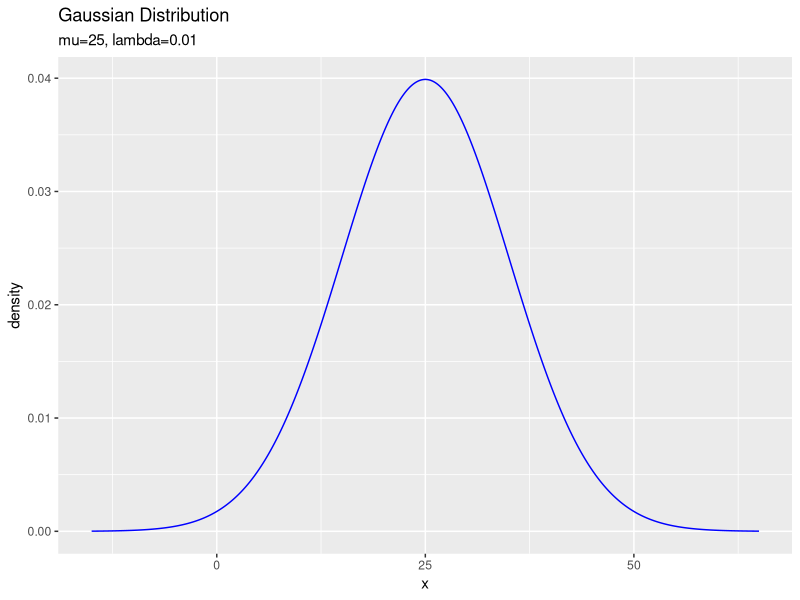
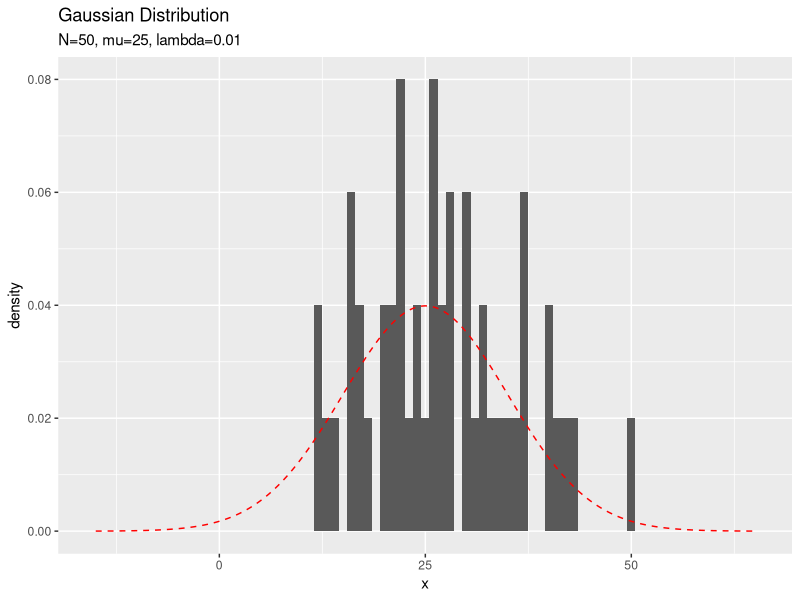
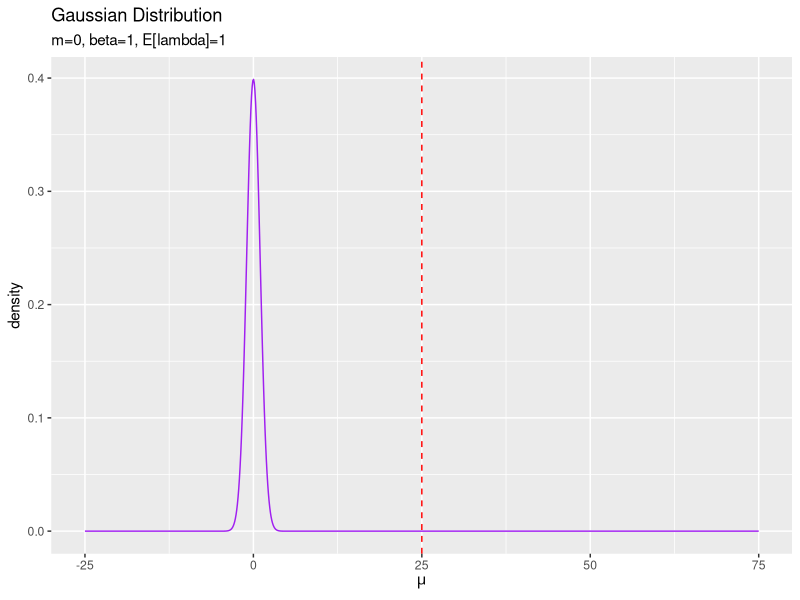
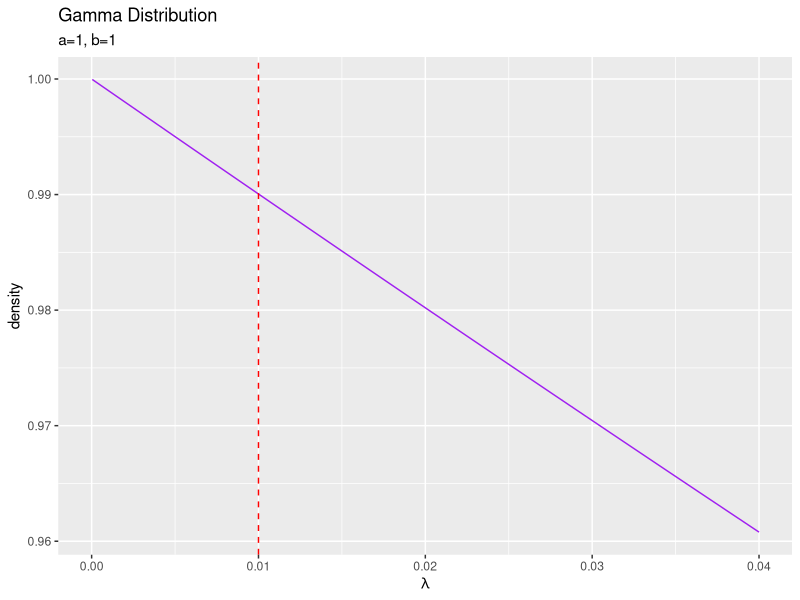
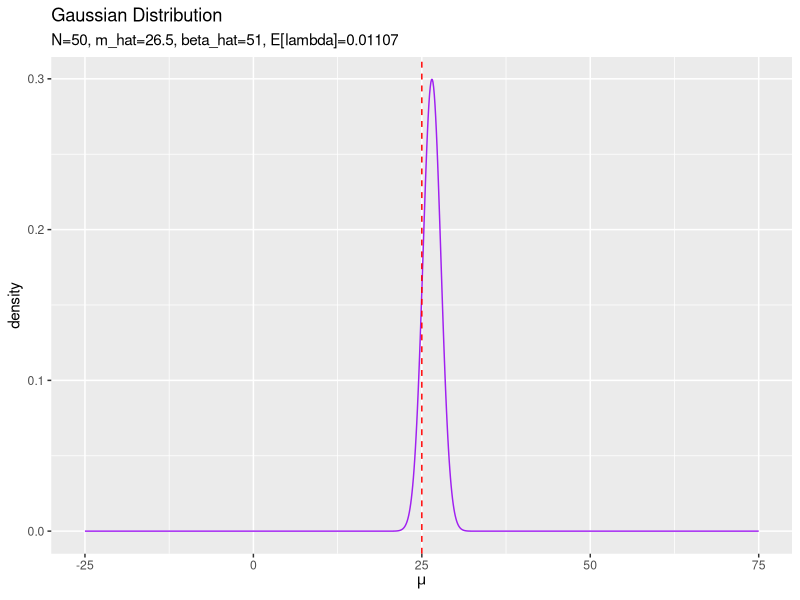
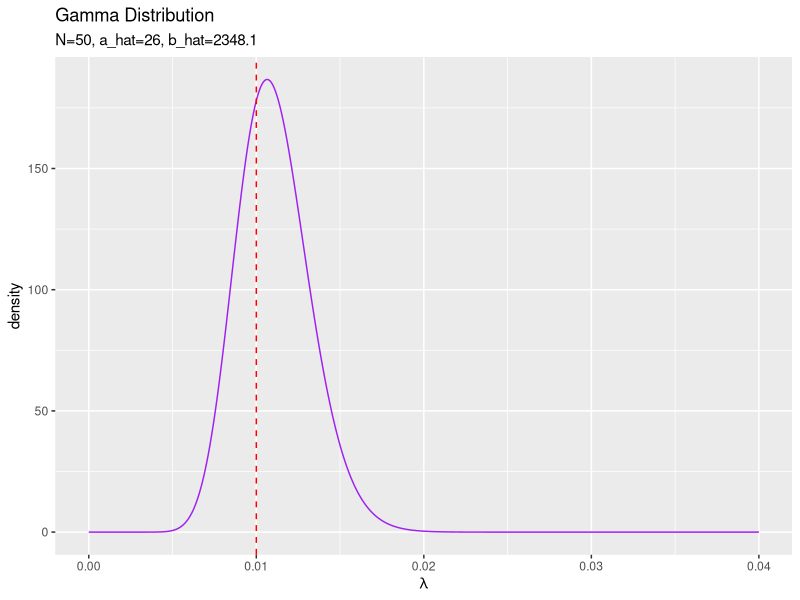
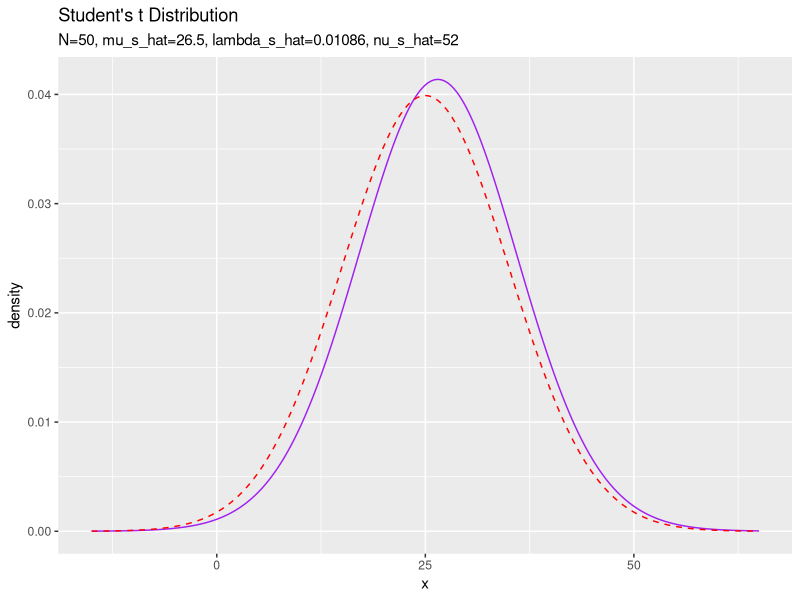

Generate these figures, in order, with R:

# 3.3.3 1次元ガウス分布の学習と予測：平均・精度が未知の場合 --------------------------------------------------------------

# 3.3.3で利用するパッケージ
library(tidyverse)


### 尤度(ガウス分布)の設定 -----

# 真の平均パラメータを指定
mu_truth <- 25

# 真の精度パラメータを指定
lambda_truth <- 0.01
sqrt(1 / lambda_truth) # 標準偏差


# 作図用のxの値を作成
x_vec <- seq(
  mu_truth - 4 * sqrt(1 / lambda_truth), 
  mu_truth + 4 * sqrt(1 / lambda_truth), 
  length.out = 1000
)

# 尤度を計算:式(2.64)
model_df <- tibble(
  x = x_vec, # x軸の値
  ln_C_N = - 0.5 * (log(2 * pi) - log(lambda_truth)), # 正規化項(対数)
  density = exp(ln_C_N - 0.5 * lambda_truth * (x - mu_truth)^2) # 確率密度
  #C_N = 1 / sqrt(2 * pi / lambda_truth), # 正規化項
  #density = C_N * exp(- 0.5 * lambda_truth * (x - mu_truth)^2) # 確率密度
  #density = dnorm(x = x, mean = mu_truth, sd = sqrt(1 / lambda_truth)) # 確率密度
)

# 尤度を作図
ggplot(model_df, aes(x = x, y = density)) + 
  geom_line(color = "blue") + # 尤度
  labs(title = "Gaussian Distribution", 
       subtitle = paste0("mu=", mu_truth, ", lambda=", lambda_truth))


### データの生成 -----

# (観測)データ数を指定
N <- 50

# ガウス分布に従うデータを生成
x_n <- rnorm(n = N, mean = mu_truth, sd = sqrt(1 / lambda_truth))

# 観測データを確認
summary(x_n)


# 観測データのデータフレームを作成
data_df <- tibble(x_n = x_n)

# 観測データのヒストグラムを作成
ggplot() + 
  #geom_histogram(data = data_df, aes(x = x_n), binwidth = 1) + # 観測データ:(度数)
  geom_histogram(data = data_df, aes(x = x_n, y = ..density..), binwidth = 1) + # 観測データ:(相対度数)
  geom_line(data = model_df, aes(x = x, y = density), 
            color = "red", linetype = "dashed") + # 真の分布
  labs(title = "Gaussian Distribution", 
       subtitle = paste0("N=", N, ", mu=", mu_truth, ", lambda=", lambda_truth), 
       x = "x")


### 事前分布(ガウス・ガンマ分布)の設定 -----

# muの事前分布のパラメータを指定
m <- 0
beta <- 1


# lambdaの事前分布のパラメータを指定
a <- 1
b <- 1


# lambdaの期待値を計算:式(2.59)
E_lambda <- a / b

# 作図用のmuの値を作成
mu_vec <- seq(mu_truth - 50, mu_truth + 50, length.out = 1000)

# muの事前分布を計算:式(2.64)
prior_mu_df <- tibble(
  mu = mu_vec, # x軸の値
  ln_C_N = - 0.5 * (log(2 * pi) - log(beta * E_lambda)), # 正規化項(対数)
  density = exp(ln_C_N - 0.5 * beta * E_lambda * (mu - m)^2) # 確率密度
  #density = dnorm(x = mu, mean = m, sd = sqrt(1 / beta / E_lambda)) # 確率密度
)

# muの事前分布を作図
ggplot(prior_mu_df, aes(x = mu, y = density)) + 
  geom_line(color = "purple") + # muの事前分布
  geom_vline(aes(xintercept = mu_truth), 
             color = "red", linetype = "dashed") + # 真の値
  labs(title = "Gaussian Distribution", 
       subtitle = paste0("m=", m, ", beta=", beta, ', E[lambda]=', E_lambda), 
       x = expression(mu))


# 作図用のlambdaの値を作成
lambda_vec <- seq(0, 4 * lambda_truth, length.out = 1000)

# lambdaの事前分布を計算:式(2.56)
prior_lambda_df <- tibble(
  lambda = lambda_vec, # x軸の値
  ln_C_Gam = a * log(b) - lgamma(a), # 正規化項(対数)
  density = exp(ln_C_Gam + (a - 1) * log(lambda) - b * lambda) # 確率密度
  #density = dgamma(x = lambda, shape = a, rate = b) # 確率密度
)

# lambdaの事前分布を作図
ggplot(prior_lambda_df, aes(x = lambda, y = density)) + 
  geom_line(color = "purple") + # lambdaの事前分布
  geom_vline(aes(xintercept = lambda_truth), 
             color = "red", linetype = "dashed") + # 真の値
  labs(title = "Gamma Distribution", 
       subtitle = paste0("a=", a, ", b=", b), 
       x = expression(lambda))


### 事後分布(ガウス・ガンマ分布)の計算 -----

# muの事後分布のパラメータを計算:式(3.83)
beta_hat <- N + beta
m_hat <- (sum(x_n) + beta * m) / beta_hat


# lambdaの事後分布のパラメータを計算:式(3.88)
a_hat <- 0.5 * N + a
b_hat <- 0.5 * (sum(x_n^2) + beta * m^2 - beta_hat * m_hat^2) + b


# lambdaの期待値を計算:式(2.59)
E_lambda_hat <- a_hat / b_hat

# muの事後分布を計算:式(2.64)
posterior_mu_df <- tibble(
  mu = mu_vec, # x軸の値
  ln_C_N = - 0.5 * (log(2 * pi) - log(beta_hat * E_lambda_hat)), # 正規化項(対数)
  density = exp(ln_C_N - 0.5 * beta_hat * E_lambda_hat * (mu - m_hat)^2) # 確率密度
  #density = dnorm(mu, mean = m_hat, sd = sqrt(1 / beta_hat / E_lambda_hat)) # 確率密度
)

# muの事後分布を作図
ggplot(posterior_mu_df, aes(x = mu, y = density)) + 
  geom_line(color = "purple") + # muの事後分布
  geom_vline(aes(xintercept = mu_truth), 
             color = "red", linetype = "dashed") + # 真の値
  labs(title = "Gaussian Distribution", 
       subtitle = paste0("N=", N, 
                         ", m_hat=", round(m_hat, 1), 
                         ", beta_hat=", beta_hat, 
                         ", E[lambda]=", round(E_lambda_hat, 5)), 
       x = expression(mu))


# lambdaの事後分布を計算:式(2.56)
posterior_lambda_df <- tibble(
  lambda = lambda_vec, # x軸の値
  ln_C_Gam = a_hat * log(b_hat) - lgamma(a_hat), # 正規化項(対数)
  density = exp(ln_C_Gam + (a_hat - 1) * log(lambda) - b_hat * lambda) # 確率密度
  #density = dgamma(x = lambda, shape = a_hat, rate = b_hat) # 確率密度
)

# lambdaの事後分布を作図
ggplot(posterior_lambda_df, aes(x = lambda, y = density)) + 
  geom_line(color = "purple") + # lambdaの事後分布
  geom_vline(aes(xintercept = lambda_truth), 
             color = "red", linetype = "dashed") + # 真の値
  labs(title = "Gamma Distribution", 
       subtitle = paste0("N=", N, ", a_hat=", a_hat, ", b_hat=", round(b_hat, 1)), 
       x = expression(lambda))


### 予測分布(スチューデントのt分布)の計算 -----

# 予測分布のパラメータを計算:式(3.95')
mu_st_hat <- m_hat
lambda_st_hat <- beta_hat * a_hat / (1 + beta_hat) / b_hat
nu_st_hat <- 2 * a_hat
#mu_st_hat <- (sum(x_n) + beta * m) / (N + beta)
#numer_lambda <- (N + beta) * (N / 2 + a)
#denom_lambda <- (N + 1 + beta) * ((sum(x_n^2) + beta * m^2 - beta_hat * m_hat^2) / 2 + b)
#lambda_st_hat <- numer_lambda / denom_lambda
#nu_st_hat <- N + 2 * a


# 予測分布を計算:式(3.76)
predict_df <- tibble(
  x = x_vec, # x軸の値
  ln_C_St = lgamma(0.5 * (nu_st_hat + 1)) - lgamma(0.5 * nu_st_hat), # 正規化項(対数)
  ln_term1 = 0.5 * log(lambda_st_hat / pi / nu_st_hat), 
  ln_term2 = - 0.5 * (nu_st_hat + 1) * log(1 + lambda_st_hat / nu_st_hat * (x - mu_st_hat)^2), 
  density = exp(ln_C_St + ln_term1 + ln_term2) # 確率密度
)

# 予測分布を作図
ggplot() + 
  geom_line(data = predict_df, aes(x = x, y = density), 
            color = "purple") + # 予測分布
  geom_line(data = model_df, aes(x = x, y = density), 
            color = "red", linetype = "dashed") + # 真の分布
  labs(title = "Student's t Distribution", 
       subtitle = paste0("N=", N, 
                         ", mu_s_hat=", round(mu_st_hat, 1), 
                         ", lambda_s_hat=", round(lambda_st_hat, 5), 
                         ", nu_s_hat=", nu_st_hat))


# ・アニメーションによる推移の確認 --------------------------------------------------------------

# 3.3.3項で利用するパッケージ
library(tidyverse)
library(gganimate)


### モデルの設定 -----

# 真の平均パラメータを指定
mu_truth <- 25

# 真の精度パラメータを指定
lambda_truth <- 0.01


# muの事前分布のパラメータを指定
m <- 0
beta <- 1


# lambdaの事前分布のパラメータを指定
a <- 1
b <- 1


# 作図用のmuの値を作成
mu_vec <- seq(mu_truth - 30, mu_truth + 30, length.out = 1000)

# muの事前分布(ガウス分布)を計算:式(2.64)
posterior_mu_df <- tibble(
  mu = mu_vec, # x軸の値
  density = dnorm(mu, mean = m, sd = sqrt(1 / (beta * a / b))), # 確率密度
  label = as.factor(
    paste0(
      "N=", 0, ", m=", m, ", beta=", beta, ", E[lambda]=", a / b
    )
  ) # フレーム切替用のラベル
)


# 作図用のlambdaの値を作成
lambda_vec <- seq(0, 4 * lambda_truth, length.out = 1000)

# lambdaの事前分布(ガンマ分布)を計算:式(2.56)
posterior_lambda_df <- tibble(
  lambda = lambda_vec, # x軸の値
  density = dgamma(x = lambda, shape = a, rate = b), # 確率密度
  label = as.factor(paste0("N=", 0, ", a=", a, ", b=", b)) # フレーム切替用のラベル
)


# 初期値による予測分布のパラメータを計算:式(3.95)
mu_st <- m
lambda_st <- beta * a / (1 + beta) / b
nu_st <- 2 * a

# 作図用のxの値を作成
x_vec <- seq(
  mu_truth - 4 * sqrt(1 / lambda_truth), 
  mu_truth + 4 * sqrt(1 / lambda_truth), 
  length.out = 1000
)

# 初期値による予測分布(スチューデントのt分布)を計算:式(3.76)
predict_df <- tibble(
  x = x_vec, # x軸の値
  ln_C_St = lgamma(0.5 * (nu_st + 1)) - lgamma(0.5 * nu_st), # 正規化項(対数)
  ln_term1 = 0.5 * log(lambda_st / pi / nu_st), 
  ln_term2 = - 0.5 * (nu_st + 1) * log(1 + lambda_st / nu_st * (x - mu_st)^2), 
  density = exp(ln_C_St + ln_term1 + ln_term2), # 確率密度
  label = as.factor(
    paste0(
      "N=", 0, ", nu_s=", nu_st, ", mu_s=",mu_st, ", lambda_s=", lambda_st
    )
  ) # フレーム切替用のラベル
)


### 推論処理 -----

# データ数(試行回数)を指定
N <- 100

# 観測データの受け皿を作成
x_n <- rep(0, N)

# ベイズ推論
for(n in 1:N){
  
  # ガウス分布に従うデータを生成
  x_n[n] <- rnorm(n = 1, mean = mu_truth, sd = sqrt(1 / lambda_truth))
  
  # muの事後分布のパラメータを更新:式(3.83)
  beta_old <- beta
  beta <- 1 + beta
  m_old <- m
  m <- (x_n[n] + beta_old * m) / beta
  
  # lambdaの事後分布のパラメータを更新:式(3.88)
  a <- 1 / 2 + a
  b <- (x_n[n]^2 + beta_old * m_old^2 - beta * m^2) / 2 + b
  
  # muの事後分布(ガウス分布)を計算:式(2.64)
  tmp_posterior_mu_df <- tibble(
    mu = mu_vec, # x軸の値
    density = dnorm(mu, mean = m, sd = sqrt(1 / (beta * a / b))), # 確率密度
    label = as.factor(
      paste0(
        "N=", n, ", m_hat=", round(m, 1), 
        ", beta_hat=", beta, ", E[lambda_hat]=", round(a / b, 5)
      )
    ) # フレーム切替用のラベル
  )
  
  # lambdaの事後分布(ガンマ分布)を計算:式(2.56)
  tmp_posterior_lambda_df <- tibble(
    lambda = lambda_vec, # x軸の値
    density = dgamma(x = lambda, shape = a, rate = b), # 確率密度
    label = as.factor(
      paste0("N=", n, ", a_hat=", a, ", b_hat=", round(b, 1))
    ) # フレーム切替用のラベル
  )
  
  # 予測分布のパラメータを更新:式(3.95)
  mu_st <- m
  lambda_st <- beta * a / (1 + beta) / b
  nu_st <- 2 * a
  
  # 予測分布(スチューデントのt分布)を計算:式(3.76)
  tmp_predict_df <- tibble(
    x = x_vec, # x軸の値
    ln_C_St = lgamma(0.5 * (nu_st + 1)) - lgamma(0.5 * nu_st), # 正規化項(対数)
    ln_term1 = 0.5 * log(lambda_st / pi / nu_st), 
    ln_term2 = - 0.5 * (nu_st + 1) * log(1 + lambda_st / nu_st * (x - mu_st)^2), 
    density = exp(ln_C_St + ln_term1 + ln_term2), # 確率密度
    label = as.factor(
      paste0(
        "N=", n, 
        ", mu_s_hat=", round(mu_st, 1), 
        ", lambda_s_hat=", round(lambda_st, 5), 
        ", nu_s_hat=", nu_st
      )
    ) # フレーム切替用のラベル
  )
  
  # n回目の結果を結合
  posterior_mu_df <- rbind(posterior_mu_df, tmp_posterior_mu_df)
  posterior_lambda_df <- rbind(posterior_lambda_df, tmp_posterior_lambda_df)
  predict_df <- rbind(predict_df, tmp_predict_df)
}

# 観測データを確認
summary(x_n)


### 作図処理 -----

# 観測データフレームを作成
label_list <- unique(posterior_mu_df[["label"]]) # ラベルを抽出
data_df <- tibble(x_n = NA, label = label_list[1]) # 初期値
for(n in 1:N) {
  # n回目までの観測データ
  tmp_df <- tibble(
    x_n = x_n[1:n], 
    label = label_list[n + 1] # フレーム切替用のラベル
  )
  
  # 結合
  data_df <- rbind(data_df, tmp_df)
}

# muの事後分布を作図
posterior_mu_graph <- ggplot() + 
  geom_line(data = posterior_mu_df, aes(x = mu, y = density), 
            color = "purple") + # muの事後分布
  geom_vline(aes(xintercept = mu_truth), 
             color = "red", linetype = "dashed") + # 真の値
  geom_point(data = data_df, aes(x = x_n, y = 0)) + # 観測データ
  gganimate::transition_manual(label) + # フレーム
  labs(title = "Gaussian Distribution", 
       subtitle = "{current_frame}", 
       x = expression(mu))

# gif画像を出力
gganimate::animate(posterior_mu_graph, nframes = N + 1, fps = 10)


# 観測データフレームを作成
label_list <- unique(posterior_lambda_df[["label"]]) # ラベルを抽出
data_df <- tibble(lambda_n = NA, label = label_list[1]) # 初期値
for(n in 1:N) {
  # n回目までの観測データ
  tmp_df <- tibble(
    lambda_n = 1 / x_n[1:n]^2, # 2乗の平方根に変換
    label = label_list[n + 1] # フレーム切替用のラベル
  )
  
  # 結合
  data_df <- rbind(data_df, tmp_df)
}

# lambdaの事後分布を作図
posterior_lambda_graph <- ggplot() + 
  geom_line(data = posterior_lambda_df, aes(x = lambda, y = density), 
            color = "purple") + # lambdaの事後分布
  geom_vline(aes(xintercept = lambda_truth), 
             color = "red", linetype = "dashed") + # 真の値
  geom_point(data = data_df, aes(x = lambda_n, y = 0)) + # 観測データ
  gganimate::transition_manual(label) + # フレーム
  #xlim(c(0, 2 * max(lambda_vec))) + # x軸の表示範囲
  labs(title = "Gamma Distribution", 
       subtitle = "{current_frame}", 
       x = expression(lambda))

# gif画像を出力
gganimate::animate(posterior_lambda_graph, nframes = N + 1, fps = 10)


# 尤度を計算:式(2.64)
model_df <- tibble(
  x = x_vec, # x軸の値
  density = dnorm(x = x, mean = mu_truth, sd = sqrt(1 / lambda_truth)) # 確率密度
)

# 観測データフレームを作成
label_list <- unique(predict_df[["label"]]) # ラベルを抽出
data_df <- tibble(x_n = NA, label = label_list[1]) # 初期値
for(n in 1:N) {
  # n回目までの観測データ
  tmp_df <- tibble(
    x_n = x_n[1:n], 
    label = label_list[n + 1] # フレーム切替用のラベル
  )
  
  # 結合
  data_df <- rbind(data_df, tmp_df)
}

# 予測分布を作図
predict_graph <- ggplot() + 
  geom_line(data = predict_df, aes(x = x, y = density), 
            color = "purple") + # 予測分布
  geom_line(data = model_df, aes(x = x, y = density), 
            color = "red", linetype = "dashed") + # 真の分布
  geom_point(data = data_df, aes(x = x_n, y = 0)) + # 観測データ
  gganimate::transition_manual(label) + # フレーム
  ylim(c(0, 0.1)) + # y軸の表示範囲
  labs(title = "Student's t Distribution", 
       subtitle = "{current_frame}")

# gif画像を出力
gganimate::animate(predict_graph, nframes = N + 1, fps = 10)
